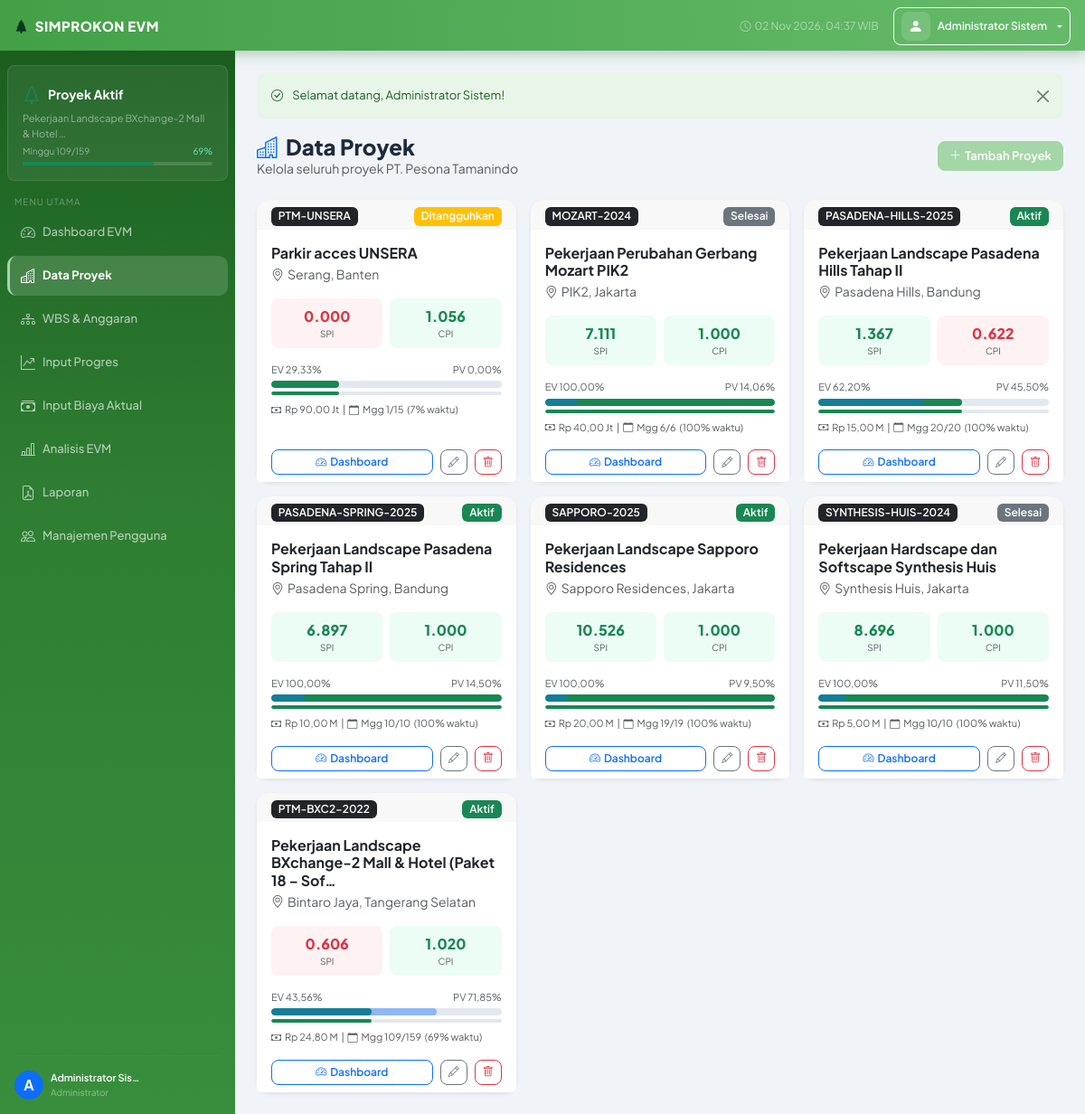
/index.php?p=proyek (signed in), run on the app's committed database.
### tables this page shows
CREATE TABLE `proyek` (
  `id` int(11) NOT NULL,
  `kode_proyek` varchar(50) NOT NULL,
  `nama_proyek` varchar(300) NOT NULL,
  `lokasi` varchar(200) DEFAULT NULL,
  `pemberi_kerja` varchar(200) DEFAULT NULL,
  `tanggal_mulai` date NOT NULL,
  `tanggal_selesai` date NOT NULL,
  `nilai_kontrak` decimal(20,2) NOT NULL DEFAULT 0.00,
  `ppn_persen` decimal(5,2) NOT NULL DEFAULT 10.00,
  `status` enum('aktif','selesai','ditangguhkan') NOT NULL DEFAULT 'aktif',
  `minggu_ke` int(11) NOT NULL DEFAULT 1,
  `total_minggu` int(11) NOT NULL DEFAULT 1,
  `deskripsi` text DEFAULT NULL,
  `created_by` int(11) DEFAULT NULL,
  `created_at` timestamp NOT NULL DEFAULT current_timestamp(),
  `updated_at` timestamp NOT NULL DEFAULT current_timestamp() ON UPDATE current_timestamp()
);

### index.php (called while the page is built, shortened)
<?php
require_once __DIR__ . '/config.php';
require_once __DIR__ . '/includes/functions.php';
$p = trim($_GET['p'] ?? 'dashboard', '/');
$a = trim($_GET['a'] ?? 'index', '/');
$routes = [
    'login'     => 'pages/login.php',
    'logout'    => 'pages/logout.php',
    'dashboard' => 'pages/dashboard.php',
    'proyek'    => "pages/proyek/$a.php",
    'wbs'       => "pages/wbs/$a.php",
    'progres'   => "pages/progres/$a.php",
    'biaya'     => "pages/biaya/$a.php",
    'evm'       => "pages/evm/$a.php",
    'laporan'   => "pages/laporan/$a.php",
    'users'     => "pages/users/$a.php",
    'api'       => "pages/api/$a.php",
];
$file = $routes[$p] ?? 'pages/dashboard.php';
require_once __DIR__ . '/' . $file;

### config.php (called while the page is built, shortened)
<?php
function getDB(): PDO {
    static $pdo = null;
    if ($pdo === null) {
        try {
            $dsn = "mysql:host=" . DB_HOST . ";dbname=" . DB_NAME . ";charset=" . DB_CHAR;
            $pdo = new PDO($dsn, DB_USER, DB_PASS, [
                PDO::ATTR_ERRMODE            => PDO::ERRMODE_EXCEPTION,
                PDO::ATTR_DEFAULT_FETCH_MODE => PDO::FETCH_ASSOC,
                PDO::ATTR_EMULATE_PREPARES   => false,
            ]);
        } catch (PDOException $e) {
            die('<div style="font-family:monospace;background:#fee2e2;padding:20px;margin:20px;border-radius:8px;">
                <strong>❌ Koneksi Database Gagal</strong><br>
                ' . htmlspecialchars($e->getMessage()) . '<br><br>
                Pastikan: <br>
                1. MySQL/MariaDB sudah berjalan di XAMPP<br>
                2. Database <strong>evm_db</strong> sudah dibuat (import file database/evm_db.sql)<br>
                3. Username/Password di config.php sudah benar
                </div>');
        }
    }
    return $pdo;
}

### pages/proyek/index.php (the view, shortened to what this page needs)
<?php
$projects = getDaftarProyek();
include __DIR__ . '/../../includes/layout/header.php';
?>
<div class="d-flex justify-content-between align-items-center mb-4">
  <div>
    <h4 class="fw-800 mb-0"><i class="bi bi-buildings me-2 text-primary"></i>Data Proyek</h4>
    <div class="text-muted small">Kelola seluruh proyek PT. Pesona Tamanindo</div>
  </div>
  <?php if (hasRole(['admin','manager'])): ?>
  <a href="index.php?p=proyek&a=create" class="btn btn-primary">
    <i class="bi bi-plus-lg me-1"></i>Tambah Proyek
  </a>
  <?php endif; ?>
</div>
<div class="row g-3">
  <?php foreach ($projects as $pr):
    $spiOk = $pr['spi'] >= 1;
    $cpiOk = $pr['cpi'] >= 1;
    $pctTime = $pr['total_minggu'] > 0 ? round($pr['minggu_ke']/$pr['total_minggu']*100) : 0;
  ?>
  <div class="col-md-6 col-lg-4">
    <div class="card border-0 shadow-sm h-100 project-card">
      <div class="card-header border-0 pb-1 d-flex justify-content-between align-items-start">
        <span class="badge bg-dark"><?= e($pr['kode_proyek']) ?></span>
        <?= badgeStatus($pr['status']) ?>
      </div>
      <div class="card-body">
        <h6 class="fw-700 mb-1"><?= e(mb_strimwidth($pr['nama_proyek'], 0, 60, '…')) ?></h6>
        <div class="text-muted small mb-3"><i class="bi bi-geo-alt me-1"></i><?= e($pr['lokasi'] ?? '-') ?></div>
        <div class="row g-2 mb-3">
          <div class="col-6">
            <div class="p-2 rounded-3 text-center" style="background:<?= $spiOk?'#ecfdf5':'#fef2f2' ?>">
              <div class="fw-800 <?= $spiOk?'text-success':'text-danger' ?>"><?= number_format($pr['spi'],3) ?></div>
              <div class="text-muted" style="font-size:10px">SPI</div>
            </div>
          </div>
          <div class="col-6">
            <div class="p-2 rounded-3 text-center" style="background:<?= $cpiOk?'#ecfdf5':'#fef2f2' ?>">
              <div class="fw-800 <?= $cpiOk?'text-success':'text-danger' ?>"><?= number_format($pr['cpi'],3) ?></div>
              <div class="text-muted" style="font-size:10px">CPI</div>
            </div>
          </div>
        </div>
        <div class="mb-2">
          <div class="d-flex justify-content-between mb-1">
            <span class="text-muted" style="font-size:11px">EV <?= formatPersen($pr['ev_pct']) ?></span>
            <span class="text-muted" style="font-size:11px">PV <?= formatPersen($pr['pv_pct']) ?></span>
          </div>
          <div class="progress" style="height:8px">
            <div class="progress-bar bg-primary" style="width:<?= min(100,$pr['pv_pct']) ?>%;opacity:0.4"></div>
            <div class="progress-bar bg-success" style="width:<?= min(100,$pr['ev_pct']) ?>%;margin-left:-<?= min(100,$pr['pv_pct']) ?>%"></div>
          </div>
          <div class="progress mt-1" style="height:4px;background:#e2e8f0">
            <div class="progress-bar <?= $pr['ev_pct']>=$pr['pv_pct']?'bg-success':'bg-success' ?>" style="width:<?= min(100,$pr['ev_pct']) ?>%"></div>
          </div>
        </div>
        <div class="text-muted" style="font-size:11px">
          <i class="bi bi-cash me-1"></i><?= formatMilliar($pr['nilai_kontrak']) ?>
          &nbsp;|&nbsp;
          <i class="bi bi-calendar me-1"></i>Mgg <?= $pr['minggu_ke'] ?>/<?= $pr['total_minggu'] ?>
          &nbsp;(<?= $pctTime ?>% waktu)
        </div>
      </div>
      <div class="card-footer bg-white border-0 pt-0 d-flex gap-2">
        <a href="index.php?p=dashboard&proyek_id=<?= $pr['id'] ?>" class="btn btn-sm btn-outline-primary flex-grow-1">
          <i class="bi bi-speedometer2 me-1"></i>Dashboard
        </a>
        <?php if (hasRole(['admin','manager'])): ?>
        <a href="index.php?p=proyek&a=edit&id=<?= $pr['id'] ?>" class="btn btn-sm btn-outline-secondary">
          <i class="bi bi-pencil"></i>
        </a>
        <?php endif; ?>
        <?php if (hasRole(['admin'])): ?>
        <a href="index.php?p=proyek&action=delete&id=<?= $pr['id'] ?>"
           class="btn btn-sm btn-outline-danger"
           onclick="return confirm('Hapus proyek ini? Semua data WBS dan progres akan ikut terhapus.')">
          <i class="bi bi-trash"></i>
        </a>
        <?php endif; ?>
      </div>
    </div>
  </div>
  <?php endforeach; ?>
</div>
<?php include __DIR__ . '/../../includes/layout/footer.php'; ?>

### includes/layout/sidebar.php (shortened to what this page needs)
<?php
$p     = $_GET['p'] ?? 'dashboard';
$user  = currentUser();
$navItems = [
    ['p' => 'dashboard', 'icon' => 'speedometer2',   'label' => 'Dashboard EVM',    'roles' => []],
    ['p' => 'proyek',    'icon' => 'buildings',       'label' => 'Data Proyek',      'roles' => []],
    ['p' => 'wbs',       'icon' => 'diagram-3',       'label' => 'WBS & Anggaran',   'roles' => ['admin','manager']],
    ['p' => 'progres',   'icon' => 'graph-up-arrow',  'label' => 'Input Progres',    'roles' => ['admin','manager','staf_lapangan']],
    ['p' => 'biaya',     'icon' => 'cash-stack',      'label' => 'Input Biaya Aktual','roles' => ['admin','manager','staf_keuangan']],
    ['p' => 'evm',       'icon' => 'bar-chart-line',  'label' => 'Analisis EVM',     'roles' => ['admin','manager']],
    ['p' => 'laporan',   'icon' => 'file-earmark-pdf','label' => 'Laporan',          'roles' => ['admin','manager']],
    ['p' => 'users',     'icon' => 'people',          'label' => 'Manajemen Pengguna','roles' => ['admin']],
];
?>
<nav id="sidebar" class="sidebar d-flex flex-column">
  <div class="sidebar-project-box mx-2 my-3 p-3 rounded-3">
    <div class="d-flex align-items-center gap-2 mb-1">
      <i class="bi bi-tree text-success fs-5"></i>
      <span class="fw-bold text-white small">Proyek Aktif</span>
    </div>
    <?php
    $activeProj = dbFetchOne("SELECT nama_proyek, minggu_ke, total_minggu FROM proyek WHERE status='aktif' LIMIT 1");
    if ($activeProj):
      $pct = $activeProj['total_minggu'] > 0
           ? round($activeProj['minggu_ke'] / $activeProj['total_minggu'] * 100, 0)
           : 0;
    ?>
    <div class="text-white-50 small mb-1" style="font-size:11px"><?= e(mb_strimwidth($activeProj['nama_proyek'], 0, 45, '…')) ?></div>
    <div class="d-flex justify-content-between align-items-center mb-1">
      <span style="font-size:10px;color:rgba(255,255,255,0.5)">Minggu <?= $activeProj['minggu_ke'] ?>/<?= $activeProj['total_minggu'] ?></span>
      <span style="font-size:10px;color:#6ee7b7"><?= $pct ?>%</span>
    </div>
    <div class="progress" style="height:4px;background:rgba(255,255,255,0.15)">
      <div class="progress-bar bg-success" style="width:<?= $pct ?>%"></div>
    </div>
    <?php else: ?>
    <div class="text-white-50 small">Tidak ada proyek aktif</div>
    <?php endif; ?>
  </div>
  <div class="px-2" style="font-size:10px;color:rgba(255,255,255,0.35);letter-spacing:1px;text-transform:uppercase;padding-left:16px !important">MENU UTAMA</div>
  <ul class="nav flex-column px-2 mt-1 flex-grow-1">
    <?php foreach ($navItems as $item):
      $active = ($p === $item['p']);
    ?>
    <li class="nav-item mb-1">
      <a href="index.php?p=<?= $item['p'] ?>"
         class="nav-link sidebar-link <?= $active ? 'active' : '' ?> d-flex align-items-center gap-2">
        <i class="bi bi-<?= $item['icon'] ?> fs-6"></i>
        <span class="sidebar-label"><?= e($item['label']) ?></span>
      </a>
    </li>
    <?php endforeach; ?>
  </ul>
  <div class="px-3 pb-3 mt-auto">
    <hr style="border-color:rgba(255,255,255,0.1)">
    <div class="d-flex align-items-center gap-2">
      <div class="avatar-sm bg-primary rounded-circle d-flex align-items-center justify-content-center text-white fw-bold">
        <?= strtoupper(substr($user['nama_lengkap'] ?? 'U', 0, 1)) ?>
      </div>
      <div class="sidebar-label">
        <div style="font-size:11px;color:#fff;font-weight:600"><?= e(mb_strimwidth($user['nama_lengkap'] ?? '', 0, 18, '…')) ?></div>
        <div style="font-size:10px;color:rgba(255,255,255,0.45)"><?= e(roleLabel($user['role'] ?? '')) ?></div>
      </div>
    </div>
  </div>
</nav>

### includes/functions.php (shortened to what this page needs)
<?php
require_once dirname(__DIR__) . '/config.php';
function currentUser(): array {
    return $_SESSION['user'] ?? [];
}
function hasRole(array $roles): bool {
    $userRole = $_SESSION['user']['role'] ?? '';
    return in_array($userRole, $roles);
}
function e(string $s): string {
    return htmlspecialchars($s, ENT_QUOTES, 'UTF-8');
}
function dbQuery(string $sql, array $params = []): \PDOStatement {
    $stmt = getDB()->prepare($sql);
    $stmt->execute($params);
    return $stmt;
}
function dbFetchAll(string $sql, array $params = []): array {
    return dbQuery($sql, $params)->fetchAll();
}
function dbFetchOne(string $sql, array $params = []) {
    $result = dbQuery($sql, $params)->fetch();
    return $result !== false ? $result : false;
}
function getWBSByProyek(int $proyekId): array {
    return dbFetchAll("SELECT * FROM wbs WHERE proyek_id = ? ORDER BY urutan ASC", [$proyekId]);
}
function getProgressKumulatif(int $wbsId, int $mingguKe): float {
    $row = dbFetchOne(
        "SELECT persentase_kumulatif FROM progres_fisik
         WHERE wbs_id = ? AND minggu_ke <= ?
         ORDER BY minggu_ke DESC LIMIT 1",
        [$wbsId, $mingguKe]
    );
    return $row ? (float)$row['persentase_kumulatif'] : 0.0;
}
function getBaselineKumulatif(int $wbsId, int $mingguKe): float {
    $row = dbFetchOne(
        "SELECT persentase_kumulatif FROM jadwal_baseline
         WHERE wbs_id = ? AND minggu_ke <= ?
         ORDER BY minggu_ke DESC LIMIT 1",
        [$wbsId, $mingguKe]
    );
    return $row ? (float)$row['persentase_kumulatif'] : 0.0;
}
function getBiayaKumulatif(int $wbsId, int $mingguKe): float {
    $row = dbFetchOne(
        "SELECT SUM(jumlah_biaya) AS total FROM biaya_aktual
         WHERE wbs_id = ? AND minggu_ke <= ?",
        [$wbsId, $mingguKe]
    );
    return $row ? (float)$row['total'] : 0.0;
}
function hitungEVM(int $proyekId, int $mingguKe = null): array {
    $proyek = dbFetchOne("SELECT * FROM proyek WHERE id = ?", [$proyekId]);
    $bac = (float)$proyek['nilai_kontrak'];
    if ($mingguKe === null) $mingguKe = (int)$proyek['minggu_ke'];
    $wbsList  = getWBSByProyek($proyekId);
    $pv = $ev = $ac = 0.0;
    $wbsDetail = [];
    foreach ($wbsList as $wbs) {
        $wid     = (int)$wbs['id'];
        $anggaran = (float)$wbs['anggaran'];
        $pvPct = getBaselineKumulatif($wid, $mingguKe);
        $evPct = getProgressKumulatif($wid, $mingguKe);
        $acWbs = getBiayaKumulatif($wid, $mingguKe);
        $pvWbs = ($pvPct / 100) * $anggaran;
        $evWbs = ($evPct / 100) * $anggaran;
        $pv += $pvWbs;
        $ev += $evWbs;
        $ac += $acWbs;
        $spiWbs = $pvWbs > 0 ? round($evWbs / $pvWbs, 4) : 0;
        $cpiWbs = $acWbs > 0 ? round($evWbs / $acWbs, 4) : 0;
        $cvWbs  = $evWbs - $acWbs;
        $svWbs  = $evWbs - $pvWbs;
        $wbsDetail[] = [
            'id'       => $wid,
            'kode'     => $wbs['kode_wbs'],
            'uraian'   => $wbs['uraian'],
            'bobot'    => (float)$wbs['bobot'],
            'anggaran' => $anggaran,
            'pv_pct'   => $pvPct,
            'ev_pct'   => $evPct,
            'pv'       => $pvWbs,
            'ev'       => $evWbs,
            'ac'       => $acWbs,
            'sv'       => $svWbs,
            'cv'       => $cvWbs,
            'spi'      => $spiWbs,
            'cpi'      => $cpiWbs,
            'status'   => $evPct >= 99 ? 'selesai' : ($evPct >= $pvPct - 5 ? 'normal' : ($evPct >= $pvPct - 15 ? 'terlambat' : 'kritis')),
        ];
    }
    $sv   = $ev - $pv;
    $cv   = $ev - $ac;
    $spi  = $pv  > 0 ? round($ev / $pv,  4) : 0;
    $cpi  = $ac  > 0 ? round($ev / $ac,  4) : 0;
    $eac  = $cpi > 0 ? $bac / $cpi : $bac;
    $etc  = $eac - $ac;
    $vac  = $bac - $eac;
    $tcpi = ($bac - $ev) > 0 && ($bac - $ac) > 0 ? round(($bac - $ev) / ($bac - $ac), 4) : 0;
    $pvPct = $bac > 0 ? round($pv / $bac * 100, 4) : 0;
    $evPct = $bac > 0 ? round($ev / $bac * 100, 4) : 0;
    $acPct = $bac > 0 ? round($ac / $bac * 100, 4) : 0;
    return [
        'proyek'       => $proyek,
        'bac'          => $bac,
        'minggu_ke'    => $mingguKe,
        'pv'           => $pv,   'pv_pct' => $pvPct,
        'ev'           => $ev,   'ev_pct' => $evPct,
        'ac'           => $ac,   'ac_pct' => $acPct,
        'sv'           => $sv,   'cv'     => $cv,
        'spi'          => $spi,  'cpi'    => $cpi,
        'eac'          => $eac,  'etc'    => $etc,
        'vac'          => $vac,  'tcpi'   => $tcpi,
        'deviasi'      => $evPct - $pvPct,
        'wbs_detail'   => $wbsDetail,
    ];
}
function getDaftarProyek(): array {
    $projects = dbFetchAll("SELECT * FROM proyek ORDER BY created_at DESC");
    foreach ($projects as &$p) {
        $evm = hitungEVM((int)$p['id']);
    }
    return $projects;
}
function badgeStatus(string $status): string {
    $map = [
        'aktif'       => ['success', 'Aktif'],
        'selesai'     => ['secondary', 'Selesai'],
        'ditangguhkan'=> ['warning', 'Ditangguhkan'],
        'normal'      => ['success', 'Normal'],
        'terlambat'   => ['warning', 'Terlambat'],
        'kritis'      => ['danger', 'Kritis'],
    ];
    [$cls, $lbl] = $map[$status] ?? ['secondary', $status];
    return "<span class=\"badge bg-$cls\">$lbl</span>";
}
function roleLabel(string $role): string {
    $map = [
        'admin'          => 'Administrator',
        'manager'        => 'Manajer Proyek',
        'staf_lapangan'  => 'Staf Lapangan',
        'staf_keuangan'  => 'Staf Keuangan',
    ];
    return $map[$role] ?? $role;
}

### data on the page
proyek: nama_proyek "Pekerjaan Landscape BXchange-2 Mall & Hotel …", minggu_ke "109", total_minggu "159", pct "69", kode_proyek "PTM-BXC2-2022", lbl "Aktif", nama_proyek "Pekerjaan Landscape BXchange-2 Mall & Hotel (Paket 18 – Sof…", lokasi "Bintaro Jaya, Tangerang Selatan", spi "0.606", cpi "1.020", ev_pct "43,56%", pv_pct "71,85%", min(100,$pr['pv_pct']) 71.8522 (drawn), min(100,$pr['ev_pct']) 43.5584 (drawn), nilai_kontrak "Rp 24,80 M", pctTime "69"
proyek: kode_proyek "PTM-UNSERA", lbl "Ditangguhkan", nama_proyek "Parkir acces UNSERA", lokasi "Serang, Banten", spi "0.000", cpi "1.056", ev_pct "29,33%", pv_pct "0,00%", min(100,$pr['ev_pct']) 29.3333 (drawn), nilai_kontrak "Rp 90,00 Jt", minggu_ke "1", total_minggu "15", pctTime "7"
proyek: kode_proyek "MOZART-2024", lbl "Selesai", nama_proyek "Pekerjaan Perubahan Gerbang Mozart PIK2", lokasi "PIK2, Jakarta", spi "7.111", created_by "1.000", ev_pct "100,00%", pv_pct "14,06%", min(100,$pr['pv_pct']) 14.0625 (drawn), nilai_kontrak "Rp 40,00 Jt", minggu_ke "6", total_minggu "6", pctTime "100"
proyek: kode_proyek "PASADENA-HILLS-2025", lbl "Aktif", nama_proyek "Pekerjaan Landscape Pasadena Hills Tahap II", lokasi "Pasadena Hills, Bandung", spi "1.367", cpi "0.622", ev_pct "62,20%", pv_pct "45,50%", min(100,$pr['pv_pct']) 45.5 (drawn), min(100,$pr['ev_pct']) 62.2 (drawn), nilai_kontrak "Rp 15,00 M", minggu_ke "20", total_minggu "20", pctTime "100"
proyek: kode_proyek "PASADENA-SPRING-2025", lbl "Aktif", nama_proyek "Pekerjaan Landscape Pasadena Spring Tahap II", lokasi "Pasadena Spring, Bandung", spi "6.897", created_by "1.000", ev_pct "100,00%", pv_pct "14,50%", min(100,$pr['pv_pct']) 14.5 (drawn), nilai_kontrak "Rp 10,00 M", minggu_ke "10", total_minggu "10", pctTime "100"
proyek: kode_proyek "SAPPORO-2025", lbl "Aktif", nama_proyek "Pekerjaan Landscape Sapporo Residences", lokasi "Sapporo Residences, Jakarta", spi "10.526", created_by "1.000", ev_pct "100,00%", pv_pct "9,50%", min(100,$pr['pv_pct']) 9.5 (drawn), nilai_kontrak "Rp 20,00 M", minggu_ke "19", total_minggu "19", pctTime "100"
proyek: kode_proyek "SYNTHESIS-HUIS-2024", lbl "Selesai", nama_proyek "Pekerjaan Hardscape dan Softscape Synthesis Huis", lokasi "Synthesis Huis, Jakarta", spi "8.696", created_by "1.000", ev_pct "100,00%", pv_pct "11,50%", min(100,$pr['pv_pct']) 11.5 (drawn), nilai_kontrak "Rp 5,00 M", minggu_ke "10", total_minggu "10", pctTime "100"

### other printed values
APP_NAME "SIMPROKON EVM"
$user['nama_lengkap'] "Administrator Sistem"
$item['label'] "Dashboard EVM"
$item['label'] "Data Proyek"
$item['label'] "WBS & Anggaran"
$item['label'] "Input Progres"
$item['label'] "Input Biaya Aktual"
$item['label'] "Analisis EVM"
$item['label'] "Laporan"
$item['label'] "Manajemen Pengguna"
substr($user['nama_lengkap'] ?? 'U', 0, 1) "A"
mb_strimwidth($user['nama_lengkap'] ?? '', 0, 18, '…') "Administrator Sis…"
roleLabel($user['role'] ?? '') "Administrator"
$flash['msg'] "Selamat datang, Administrator Sistem!"
